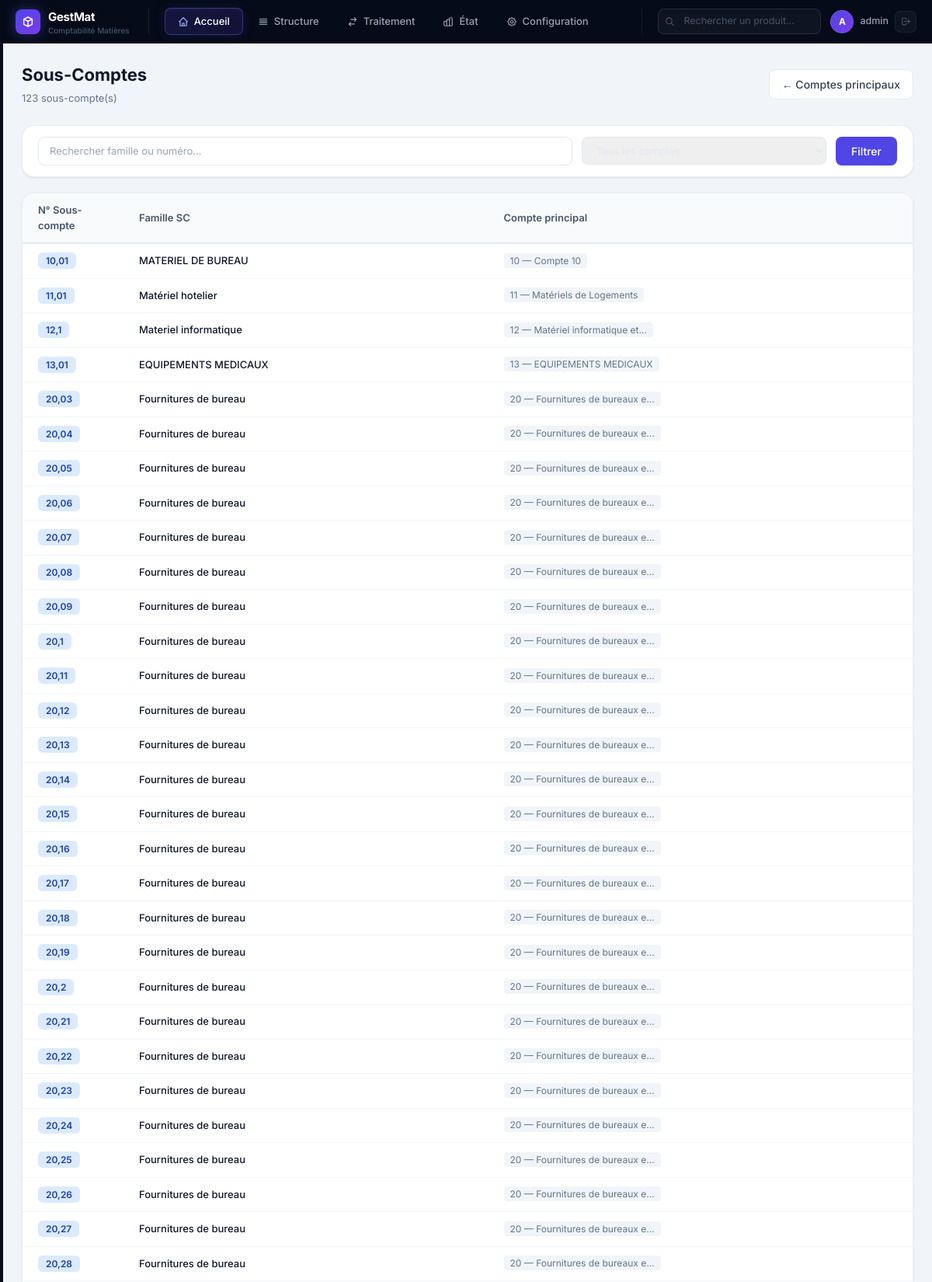
The page /sous-comptes/ (signed in, upper part) on the database its author committed.
### matieres/models.py (models this page shows, shortened)
class SousCompte(models.Model):
    compte_principal = models.ForeignKey(
        ComptePrincipale, on_delete=models.CASCADE,
        related_name='sous_comptes', verbose_name="Compte principal"
    )
    num_sous_compte = models.FloatField(verbose_name="N° Sous-compte")
    famille_sc = models.CharField(max_length=200, verbose_name="Famille sous-compte")
    class Meta:
        verbose_name = "Sous-compte"
        verbose_name_plural = "Sous-comptes"
        ordering = ['num_sous_compte']

class ComptePrincipale(models.Model):
    num_compte = models.IntegerField(unique=True, verbose_name="N° Compte")
    famille = models.CharField(max_length=200, verbose_name="Famille")
    class Meta:
        verbose_name = "Compte principal"
        verbose_name_plural = "Comptes principaux"
        ordering = ['num_compte']

### matieres/views.py (the view)
# urls.py: path('sous-comptes/', views.sous_compte_list, name='sous_compte_list'),
@login_required
def sous_compte_list(request):
    query = request.GET.get('q', '')
    compte_id = request.GET.get('compte', '')
    sous_comptes = SousCompte.objects.select_related('compte_principal')
    if query:
        sous_comptes = sous_comptes.filter(Q(famille_sc__icontains=query) | Q(num_sous_compte__icontains=query))
    if compte_id:
        sous_comptes = sous_comptes.filter(compte_principal_id=compte_id)
    context = {
        'page_title': 'Sous-comptes',
        'sous_comptes': sous_comptes.order_by('num_sous_compte'),
        'comptes': ComptePrincipale.objects.order_by('num_compte'),
        'compte_id': compte_id,
        'total': sous_comptes.count(),
        'query': query,
    }
    return render(request, 'structure/sous_comptes.html', context)

### templates/structure/sous_comptes.html (shortened to what this page needs)
{% extends "base.html" %}
{% block content %}
<div style="display:flex;align-items:center;justify-content:space-between;margin-bottom:24px">
  <div>
    <h1 style="font-size:22px;font-weight:700;color:#0f172a">Sous-Comptes</h1>
    <p style="color:#64748b;font-size:13px;margin-top:4px">{{ total }} sous-compte(s)</p>
  </div>
  <a href="{% url 'matieres:compte_principal_list' %}" class="btn-secondary">← Comptes principaux</a>
</div>
<div class="card" style="margin-bottom:20px;padding:14px 20px">
  <form method="get" style="display:flex;gap:12px;align-items:center;flex-wrap:wrap">
    <input name="q" value="{{ query }}" placeholder="Rechercher famille ou numéro…"
      style="flex:1;min-width:200px;padding:8px 14px;border:1px solid #e2e8f0;border-radius:8px;font-size:13px;outline:none">
    <select name="compte" style="padding:8px 14px;border:1px solid #e2e8f0;border-radius:8px;font-size:13px">
      <option value="">Tous les comptes</option>
    </select>
    <button class="btn-primary" type="submit" style="padding:8px 20px">Filtrer</button>
  </form>
</div>
<div class="card" style="padding:0;overflow:hidden">
  <table style="width:100%;border-collapse:collapse;font-size:13px">
    <thead>
      <tr style="background:#f8fafc;border-bottom:2px solid #e2e8f0">
        <th style="padding:12px 20px;text-align:left;font-weight:600;color:#475569;width:130px">N° Sous-compte</th>
        <th style="padding:12px 20px;text-align:left;font-weight:600;color:#475569">Famille SC</th>
        <th style="padding:12px 20px;text-align:left;font-weight:600;color:#475569">Compte principal</th>
      </tr>
    </thead>
    <tbody>
      {% for sc in sous_comptes %}
      <tr class="table-row">
        <td style="padding:12px 20px">
          <span style="background:#dbeafe;color:#1e40af;padding:3px 10px;border-radius:6px;font-weight:600;font-size:12px">{{ sc.num_sous_compte }}</span>
        </td>
        <td style="padding:12px 20px;color:#0f172a;font-weight:500">{{ sc.famille_sc }}</td>
        <td style="padding:12px 20px;color:#64748b;font-size:12px">
          {% if sc.compte_principal %}
          <span style="background:#f1f5f9;padding:2px 8px;border-radius:4px">{{ sc.compte_principal.num_compte }} — {{ sc.compte_principal.famille|truncatechars:25 }}</span>
          {% endif %}
        </td>
      </tr>
      {% empty %}
      <tr><td colspan="3" style="padding:40px;text-align:center;color:#94a3b8">Aucun sous-compte trouvé.</td></tr>
      {% endfor %}
    </tbody>
  </table>
</div>
{% endblock %}

### templates/base.html (shortened to what this page needs)
<!DOCTYPE html>
<html lang="fr" class="h-full">
<head>
  <script src="https://cdn.tailwindcss.com"></script>
</head>
<body>
<header class="topbar">
  <div class="logo-wrap">
    <div class="logo-icon">
      <svg width="16" height="16" fill="none" stroke="#fff" viewBox="0 0 24 24" stroke-width="2.2">
        <path stroke-linecap="round" stroke-linejoin="round" d="M20 7l-8-4-8 4m16 0l-8 4m8-4v10l-8 4m0-10L4 7m8 4v10M4 7v10l8 4"/>
      </svg>
    </div>
    <div>
      <div class="logo-text">GestMat</div>
      <div class="logo-sub">{% if societe %}{{ societe.nom|truncatechars:20 }}{% else %}Comptabilité Matières{% endif %}</div>
    </div>
  </div>
  <nav class="tab-nav" role="tablist">
    <a href="{% url 'matieres:dashboard' %}" class="tab-btn" data-tab="accueil" role="tab">
      <svg width="14" height="14" fill="none" stroke="currentColor" viewBox="0 0 24 24" stroke-width="2">
        <path stroke-linecap="round" stroke-linejoin="round" d="M3 12l2-2m0 0l7-7 7 7M5 10v10a1 1 0 001 1h3m10-11l2 2m-2-2v10a1 1 0 01-1 1h-3m-6 0a1 1 0 001-1v-4a1 1 0 011-1h2a1 1 0 011 1v4a1 1 0 001 1m-6 0h6"/>
      </svg>
      Accueil
    </a>
    <span class="tab-btn" data-tab="structure" role="tab" style="cursor:pointer">
      <svg width="14" height="14" fill="none" stroke="currentColor" viewBox="0 0 24 24" stroke-width="2">
        <path stroke-linecap="round" stroke-linejoin="round" d="M4 6h16M4 10h16M4 14h16M4 18h16"/>
      </svg>
      Structure
    </span>
    <span class="tab-btn" data-tab="traitement" role="tab" style="cursor:pointer">
      <svg width="14" height="14" fill="none" stroke="currentColor" viewBox="0 0 24 24" stroke-width="2">
        <path stroke-linecap="round" stroke-linejoin="round" d="M8 7h12m0 0l-4-4m4 4l-4 4m0 6H4m0 0l4 4m-4-4l4-4"/>
      </svg>
      Traitement
    </span>
    <span class="tab-btn" data-tab="etat" role="tab" style="cursor:pointer">
      État
    </span>
    <span class="tab-btn" data-tab="configuration" role="tab" style="cursor:pointer">
      Configuration
    </span>
  </nav>
  <div class="topbar-right">
    <div class="search-wrap">
      <svg class="search-icon" width="13" height="13" fill="none" stroke="currentColor" viewBox="0 0 24 24" stroke-width="2">
        <path stroke-linecap="round" stroke-linejoin="round" d="M21 21l-6-6m2-5a7 7 0 11-14 0 7 7 0 0114 0"/>
      </svg>
      <input type="text" placeholder="Rechercher un produit…" name="q"
        hx-get="{% url 'matieres:htmx_recherche_produit' %}"
        hx-trigger="keyup changed delay:300ms"
        hx-target="#search-results">
    </div>
    <div class="user-wrap">
      <div class="user-avatar">{{ request.user.username|first|upper }}</div>
      <span class="user-name">{{ request.user.get_full_name|default:request.user.username }}</span>
      <a href="{% url 'logout' %}" class="btn-logout" title="Déconnexion">
        <svg width="13" height="13" fill="none" stroke="currentColor" viewBox="0 0 24 24" stroke-width="2">
          <path stroke-linecap="round" stroke-linejoin="round" d="M17 16l4-4m0 0l-4-4m4 4H7m6 4v1a3 3 0 01-3 3H6a3 3 0 01-3-3V7a3 3 0 013-3h4a3 3 0 013 3v1"/>
        </svg>
      </a>
    </div>
  </div>
</header>
<div class="app-body">
  <main class="main-area" id="main-content">
    <div class="main-inner">
      {% block content %}{% endblock %}
    </div>
  </main>
</div>
</body>
</html>

### rows shown on the page
SousCompte: num_sous_compte "10,01", famille_sc "MATERIEL DE BUREAU", compte_principal.num_compte "10", compte_principal.famille "Compte 10"
SousCompte: num_sous_compte "11,01", famille_sc "Matériel hotelier", compte_principal.num_compte "11", compte_principal.famille "Matériels de Logements"
SousCompte: num_sous_compte "12,1", famille_sc "Materiel informatique", compte_principal.num_compte "12", compte_principal.famille "Matériel informatique et…"
SousCompte: num_sous_compte "13,01", famille_sc "EQUIPEMENTS MEDICAUX", compte_principal.num_compte "13", compte_principal.famille "EQUIPEMENTS MEDICAUX"
SousCompte: num_sous_compte "20,03", famille_sc "Fournitures de bureau", compte_principal.num_compte "20", compte_principal.famille "Fournitures de bureaux e…"
SousCompte: num_sous_compte "20,04", famille_sc "Fournitures de bureau", compte_principal.num_compte "20", compte_principal.famille "Fournitures de bureaux e…"
SousCompte: num_sous_compte "20,05", famille_sc "Fournitures de bureau", compte_principal.num_compte "20", compte_principal.famille "Fournitures de bureaux e…"
SousCompte: num_sous_compte "20,06", famille_sc "Fournitures de bureau", compte_principal.num_compte "20", compte_principal.famille "Fournitures de bureaux e…"
SousCompte: num_sous_compte "20,07", famille_sc "Fournitures de bureau", compte_principal.num_compte "20", compte_principal.famille "Fournitures de bureaux e…"
SousCompte: num_sous_compte "20,08", famille_sc "Fournitures de bureau", compte_principal.num_compte "20", compte_principal.famille "Fournitures de bureaux e…"
SousCompte: num_sous_compte "20,09", famille_sc "Fournitures de bureau", compte_principal.num_compte "20", compte_principal.famille "Fournitures de bureaux e…"
SousCompte: num_sous_compte "20,1", famille_sc "Fournitures de bureau", compte_principal.num_compte "20", compte_principal.famille "Fournitures de bureaux e…"
SousCompte: num_sous_compte "20,11", famille_sc "Fournitures de bureau", compte_principal.num_compte "20", compte_principal.famille "Fournitures de bureaux e…"
SousCompte: num_sous_compte "20,12", famille_sc "Fournitures de bureau", compte_principal.num_compte "20", compte_principal.famille "Fournitures de bureaux e…"
SousCompte: num_sous_compte "20,13", famille_sc "Fournitures de bureau", compte_principal.num_compte "20", compte_principal.famille "Fournitures de bureaux e…"
SousCompte: num_sous_compte "20,14", famille_sc "Fournitures de bureau", compte_principal.num_compte "20", compte_principal.famille "Fournitures de bureaux e…"
SousCompte: num_sous_compte "20,15", famille_sc "Fournitures de bureau", compte_principal.num_compte "20", compte_principal.famille "Fournitures de bureaux e…"
SousCompte: num_sous_compte "20,16", famille_sc "Fournitures de bureau", compte_principal.num_compte "20", compte_principal.famille "Fournitures de bureaux e…"
SousCompte: num_sous_compte "20,17", famille_sc "Fournitures de bureau", compte_principal.num_compte "20", compte_principal.famille "Fournitures de bureaux e…"
SousCompte: num_sous_compte "20,18", famille_sc "Fournitures de bureau", compte_principal.num_compte "20", compte_principal.famille "Fournitures de bureaux e…"
SousCompte: num_sous_compte "20,19", famille_sc "Fournitures de bureau", compte_principal.num_compte "20", compte_principal.famille "Fournitures de bureaux e…"
SousCompte: num_sous_compte "20,2", famille_sc "Fournitures de bureau", compte_principal.num_compte "20", compte_principal.famille "Fournitures de bureaux e…"
SousCompte: num_sous_compte "20,21", famille_sc "Fournitures de bureau", compte_principal.num_compte "20", compte_principal.famille "Fournitures de bureaux e…"
SousCompte: num_sous_compte "20,22", famille_sc "Fournitures de bureau", compte_principal.num_compte "20", compte_principal.famille "Fournitures de bureaux e…"
SousCompte: num_sous_compte "20,23", famille_sc "Fournitures de bureau", compte_principal.num_compte "20", compte_principal.famille "Fournitures de bureaux e…"
SousCompte: num_sous_compte "20,24", famille_sc "Fournitures de bureau", compte_principal.num_compte "20", compte_principal.famille "Fournitures de bureaux e…"
SousCompte: num_sous_compte "20,25", famille_sc "Fournitures de bureau", compte_principal.num_compte "20", compte_principal.famille "Fournitures de bureaux e…"
SousCompte: num_sous_compte "20,26", famille_sc "Fournitures de bureau", compte_principal.num_compte "20", compte_principal.famille "Fournitures de bureaux e…"
SousCompte: num_sous_compte "20,27", famille_sc "Fournitures de bureau", compte_principal.num_compte "20", compte_principal.famille "Fournitures de bureaux e…"
SousCompte: num_sous_compte "20,28", famille_sc "Fournitures de bureau", compte_principal.num_compte "20", compte_principal.famille "Fournitures de bureaux e…"

### other values the page prints
{{ request.user.username|first|upper }} "A"
{{ request.user.get_full_name|default:request.user.username }} "admin"
{{ total }} "123"
